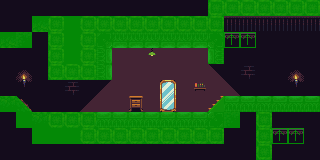

A level layout from a 2D game, rendered from its tile map. Below: a short description, then the map file with tile-grid data replaced by summaries:
An orthogonal 20x10 tile map with 16x16 px tiles, 3 tile layers (Tile Layer 3, Tile Layer 1, Collisions), 2 tilesets and 3 objects (2x Exit, Enemy).

<map version="1.0" orientation="orthogonal" width="20" height="10" tilewidth="16" tileheight="16" backgroundcolor="#140c1c">
 <properties>
  <property name="cellX" value="16" />
  <property name="cellY" value="16" />
  <property name="name" value="Test Map" />
 </properties>
 <tileset firstgid="1" name="Main" tilewidth="16" tileheight="16">
  <image source="../tileset.png" width="160" height="176" />
  <tile id="23">
   <properties>
    <property name="type" value="block" />
   </properties>
  </tile>
 </tileset>
 <tileset firstgid="111" name="utiltileset" tilewidth="16" tileheight="16">
  <image source="../utiltileset.png" width="64" height="16" />
 </tileset>
 <layer name="Tile Layer 3" width="20" height="10">
  <data>[200 cells, 36 non-empty, 1 distinct tile ids]</data>
 </layer>
 <layer name="Tile Layer 1" width="20" height="10">
  <data>[200 cells, 97 non-empty, 18 distinct tile ids]</data>
 </layer>
 <layer name="Collisions" width="20" height="10" opacity="0.79">
  <data>[200 cells, 83 non-empty, 4 distinct tile ids]</data>
 </layer>
 <objectgroup name="objectLayer" width="20" height="10">
  <object name="2" type="Exit" x="0" y="48" width="16" height="48" />
  <object name="3" type="Exit" x="304" y="16" width="16" height="80" />
  <object name="Thingling" type="Enemy" x="256" y="80" width="16" height="16" />
 </objectgroup>
</map>
